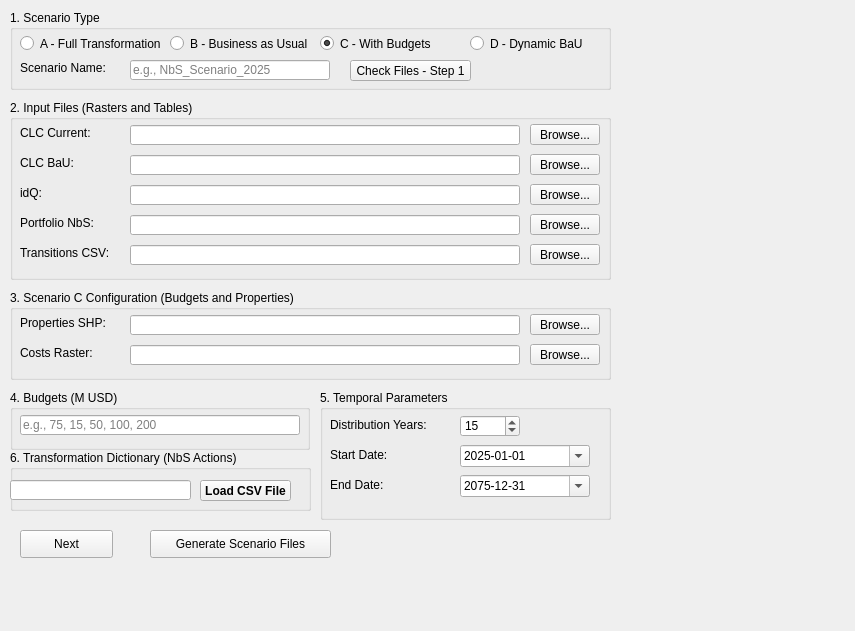
            <widget class="QWidget" name="page_dynamic_generation">
             <property name="geometry">
              <rect>
               <x>0</x>
               <y>0</y>
               <width>855</width>
               <height>631</height>
              </rect>
             </property>
             <attribute name="label">
              <string>Option - 2A Dynamic Scenario - Generation</string>
             </attribute>
             <widget class="QGroupBox" name="groupBox_scenario_type">
              <property name="geometry">
               <rect>
                <x>10</x>
                <y>10</y>
                <width>601</width>
                <height>80</height>
               </rect>
              </property>
              <property name="title">
               <string>1. Scenario Type</string>
              </property>
              <widget class="QRadioButton" name="radioButton_scenario_A">
               <property name="geometry">
                <rect>
                 <x>10</x>
                 <y>25</y>
                 <width>140</width>
                 <height>17</height>
                </rect>
               </property>
               <property name="text">
                <string>A - Full Transformation</string>
               </property>
              </widget>
              <widget class="QRadioButton" name="radioButton_scenario_B">
               <property name="geometry">
                <rect>
                 <x>160</x>
                 <y>25</y>
                 <width>140</width>
                 <height>17</height>
                </rect>
               </property>
               <property name="text">
                <string>B - Business as Usual</string>
               </property>
              </widget>
              <widget class="QRadioButton" name="radioButton_scenario_C">
               <property name="enabled">
                <bool>true</bool>
               </property>
               <property name="geometry">
                <rect>
                 <x>310</x>
                 <y>25</y>
                 <width>140</width>
                 <height>17</height>
                </rect>
               </property>
               <property name="text">
                <string>C - With Budgets</string>
               </property>
               <property name="checked">
                <bool>true</bool>
               </property>
              </widget>
              <widget class="QRadioButton" name="radioButton_scenario_D">
               <property name="geometry">
                <rect>
                 <x>460</x>
                 <y>25</y>
                 <width>130</width>
                 <height>17</height>
                </rect>
               </property>
               <property name="text">
                <string>D - Dynamic BaU</string>
               </property>
              </widget>
              <widget class="QLabel" name="label_scenario_name">
               <property name="geometry">
                <rect>
                 <x>10</x>
                 <y>50</y>
                 <width>100</width>
                 <height>16</height>
                </rect>
               </property>
               <property name="text">
                <string>Scenario Name:</string>
               </property>
              </widget>
              <widget class="QLineEdit" name="lineEdit_scenario_name">
               <property name="geometry">
                <rect>
                 <x>120</x>
                 <y>50</y>
                 <width>200</width>
                 <height>20</height>
                </rect>
               </property>
               <property name="placeholderText">
                <string>e.g., NbS_Scenario_2025</string>
               </property>
              </widget>
              <widget class="QPushButton" name="Check_Files_1">
               <property name="geometry">
                <rect>
                 <x>340</x>
                 <y>50</y>
                 <width>121</width>
                 <height>21</height>
                </rect>
               </property>
               <property name="text">
                <string>Check Files - Step 1</string>
               </property>
              </widget>
             </widget>
             <widget class="QGroupBox" name="groupBox_input_files">
              <property name="geometry">
               <rect>
                <x>10</x>
                <y>100</y>
                <width>601</width>
                <height>180</height>
               </rect>
              </property>
              <property name="title">
               <string>2. Input Files (Rasters and Tables)</string>
              </property>
              <widget class="QLabel" name="label_clc">
               <property name="geometry">
                <rect>
                 <x>10</x>
                 <y>25</y>
                 <width>100</width>
                 <height>16</height>
                </rect>
               </property>
               <property name="text">
                <string>CLC Current:</string>
               </property>
              </widget>
              <widget class="QLineEdit" name="lineEdit_path_clc">
               <property name="geometry">
                <rect>
                 <x>120</x>
                 <y>25</y>
                 <width>390</width>
                 <height>20</height>
                </rect>
               </property>
              </widget>
              <widget class="QPushButton" name="pushButton_browse_clc">
               <property name="geometry">
                <rect>
                 <x>520</x>
                 <y>24</y>
                 <width>70</width>
                 <height>21</height>
                </rect>
               </property>
               <property name="text">
                <string>Browse...</string>
               </property>
              </widget>
              <widget class="QLabel" name="label_bau">
               <property name="geometry">
                <rect>
                 <x>10</x>
                 <y>55</y>
                 <width>100</width>
                 <height>16</height>
                </rect>
               </property>
               <property name="text">
                <string>CLC BaU:</string>
               </property>
              </widget>
              <widget class="QLineEdit" name="lineEdit_path_bau">
               <property name="geometry">
                <rect>
                 <x>120</x>
                 <y>55</y>
                 <width>390</width>
                 <height>20</height>
                </rect>
               </property>
              </widget>
              <widget class="QPushButton" name="pushButton_browse_bau">
               <property name="geometry">
                <rect>
                 <x>520</x>
                 <y>54</y>
                 <width>70</width>
                 <height>21</height>
                </rect>
               </property>
               <property name="text">
                <string>Browse...</string>
               </property>
              </widget>
              <widget class="QLabel" name="label_idq">
               <property name="geometry">
                <rect>
                 <x>10</x>
                 <y>85</y>
                 <width>100</width>
                 <height>16</height>
                </rect>
               </property>
               <property name="text">
                <string>idQ:</string>
               </property>
              </widget>
              <widget class="QLineEdit" name="lineEdit_path_idq">
               <property name="geometry">
                <rect>
                 <x>120</x>
                 <y>85</y>
                 <width>390</width>
                 <height>20</height>
                </rect>
               </property>
              </widget>
              <widget class="QPushButton" name="pushButton_browse_idq">
               <property name="geometry">
                <rect>
                 <x>520</x>
                 <y>84</y>
                 <width>70</width>
                 <height>21</height>
                </rect>
               </property>
               <property name="text">
                <string>Browse...</string>
               </property>
              </widget>
              <widget class="QLabel" name="label_portfolio">
               <property name="geometry">
                <rect>
                 <x>10</x>
                 <y>115</y>
                 <width>100</width>
                 <height>16</height>
                </rect>
               </property>
               <property name="text">
                <string>Portfolio NbS:</string>
               </property>
              </widget>
              <widget class="QLineEdit" name="lineEdit_path_portfolio">
               <property name="geometry">
                <rect>
                 <x>120</x>
                 <y>115</y>
                 <width>390</width>
                 <height>20</height>
                </rect>
               </property>
              </widget>
              <widget class="QPushButton" name="pushButton_browse_portfolio">
               <property name="geometry">
                <rect>
                 <x>520</x>
                 <y>114</y>
                 <width>70</width>
                 <height>21</height>
                </rect>
               </property>
               <property name="text">
                <string>Browse...</string>
               </property>
              </widget>
              <widget class="QLabel" name="label_transitions">
               <property name="geometry">
                <rect>
                 <x>10</x>
                 <y>145</y>
                 <width>100</width>
                 <height>16</height>
                </rect>
               </property>
               <property name="text">
                <string>Transitions CSV:</string>
               </property>
              </widget>
              <widget class="QLineEdit" name="lineEdit_path_transitions">
               <property name="geometry">
                <rect>
                 <x>120</x>
                 <y>145</y>
                 <width>390</width>
                 <height>20</height>
                </rect>
               </property>
              </widget>
              <widget class="QPushButton" name="pushButton_browse_transitions">
               <property name="geometry">
                <rect>
                 <x>520</x>
                 <y>144</y>
                 <width>70</width>
                 <height>21</height>
                </rect>
               </property>
               <property name="text">
                <string>Browse...</string>
               </property>
              </widget>
             </widget>
             <widget class="QGroupBox" name="groupBox_scenario_c">
              <property name="enabled">
               <bool>true</bool>
              </property>
              <property name="geometry">
               <rect>
                <x>10</x>
                <y>290</y>
                <width>601</width>
                <height>90</height>
               </rect>
              </property>
              <property name="title">
               <string>3. Scenario C Configuration (Budgets and Properties)</string>
              </property>
              <widget class="QLabel" name="label_shapefile">
               <property name="geometry">
                <rect>
                 <x>10</x>
                 <y>25</y>
                 <width>100</width>
                 <height>16</height>
                </rect>
               </property>
               <property name="text">
                <string>Properties SHP:</string>
               </property>
              </widget>
              <widget class="QLineEdit" name="lineEdit_path_shapefile">
               <property name="geometry">
                <rect>
                 <x>120</x>
                 <y>25</y>
                 <width>390</width>
                 <height>20</height>
                </rect>
               </property>
              </widget>
              <widget class="QPushButton" name="pushButton_browse_shapefile">
               <property name="geometry">
                <rect>
                 <x>520</x>
                 <y>24</y>
                 <width>70</width>
                 <height>21</height>
                </rect>
               </property>
               <property name="text">
                <string>Browse...</string>
               </property>
              </widget>
              <widget class="QLabel" name="label_costs">
               <property name="geometry">
                <rect>
                 <x>10</x>
                 <y>55</y>
                 <width>100</width>
                 <height>16</height>
                </rect>
               </property>
               <property name="text">
                <string>Costs Raster:</string>
               </property>
              </widget>
              <widget class="QLineEdit" name="lineEdit_path_costs">
               <property name="geometry">
                <rect>
                 <x>120</x>
                 <y>55</y>
                 <width>390</width>
                 <height>20</height>
                </rect>
               </property>
              </widget>
              <widget class="QPushButton" name="pushButton_browse_costs">
               <property name="geometry">
                <rect>
                 <x>520</x>
                 <y>54</y>
                 <width>70</width>
                 <height>21</height>
                </rect>
               </property>
               <property name="text">
                <string>Browse...</string>
               </property>
              </widget>
             </widget>
             <widget class="QGroupBox" name="groupBox_budgets">
              <property name="geometry">
               <rect>
                <x>10</x>
                <y>390</y>
                <width>300</width>
                <height>60</height>
               </rect>
              </property>
              <property name="title">
               <string>4. Budgets (M USD)</string>
              </property>
              <widget class="QLineEdit" name="lineEdit_budgets">
               <property name="geometry">
                <rect>
                 <x>10</x>
                 <y>25</y>
                 <width>280</width>
                 <height>20</height>
                </rect>
               </property>
               <property name="placeholderText">
                <string>e.g., 75, 15, 50, 100, 200</string>
               </property>
              </widget>
             </widget>
             <widget class="QGroupBox" name="groupBox_temporal">
              <property name="geometry">
               <rect>
                <x>320</x>
                <y>390</y>
                <width>291</width>
                <height>130</height>
               </rect>
              </property>
              <property name="title">
               <string>5. Temporal Parameters</string>
              </property>
              <widget class="QLabel" name="label_distrib_years">
               <property name="geometry">
                <rect>
                 <x>10</x>
                 <y>27</y>
                 <width>120</width>
                 <height>16</height>
                </rect>
               </property>
               <property name="text">
                <string>Distribution Years:</string>
               </property>
              </widget>
              <widget class="QSpinBox" name="spinBox_distrib_years">
               <property name="geometry">
                <rect>
                 <x>140</x>
                 <y>25</y>
                 <width>60</width>
                 <height>22</height>
                </rect>
               </property>
               <property name="minimum">
                <number>1</number>
               </property>
               <property name="maximum">
                <number>100</number>
               </property>
               <property name="value">
                <number>15</number>
               </property>
              </widget>
              <widget class="QLabel" name="label_fecha_inicio">
               <property name="geometry">
                <rect>
                 <x>10</x>
                 <y>57</y>
                 <width>120</width>
                 <height>16</height>
                </rect>
               </property>
               <property name="text">
                <string>Start Date:</string>
               </property>
              </widget>
              <widget class="QDateEdit" name="dateEdit_fecha_inicio">
               <property name="geometry">
                <rect>
                 <x>140</x>
                 <y>55</y>
                 <width>130</width>
                 <height>22</height>
                </rect>
               </property>
               <property name="displayFormat">
                <string>yyyy-MM-dd</string>
               </property>
               <property name="calendarPopup">
                <bool>true</bool>
               </property>
               <property name="date">
                <date>
                 <year>2025</year>
                 <month>1</month>
                 <day>1</day>
                </date>
               </property>
              </widget>
              <widget class="QLabel" name="label_fecha_fin">
               <property name="geometry">
                <rect>
                 <x>10</x>
                 <y>87</y>
                 <width>120</width>
                 <height>16</height>
                </rect>
               </property>
               <property name="text">
                <string>End Date:</string>
               </property>
              </widget>
              <widget class="QDateEdit" name="dateEdit_fecha_fin">
               <property name="geometry">
                <rect>
                 <x>140</x>
                 <y>85</y>
                 <width>130</width>
                 <height>22</height>
                </rect>
               </property>
               <property name="displayFormat">
                <string>yyyy-MM-dd</string>
               </property>
               <property name="calendarPopup">
                <bool>true</bool>
               </property>
               <property name="date">
                <date>
                 <year>2075</year>
                 <month>12</month>
                 <day>31</day>
                </date>
               </property>
              </widget>
             </widget>
             <widget class="QGroupBox" name="groupBox_transformation">
              <property name="geometry">
               <rect>
                <x>10</x>
                <y>450</y>
                <width>301</width>
                <height>61</height>
               </rect>
              </property>
              <property name="title">
               <string>6. Transformation Dictionary (NbS Actions)</string>
              </property>
              <widget class="QPushButton" name="pushButton_load_transformation_csv">
               <property name="geometry">
                <rect>
                 <x>190</x>
                 <y>30</y>
                 <width>91</width>
                 <height>21</height>
                </rect>
               </property>
               <property name="font">
                <font>
                 <pointsize>9</pointsize>
                 <weight>75</weight>
                 <bold>true</bold>
                </font>
               </property>
               <property name="text">
                <string>Load CSV File</string>
               </property>
              </widget>
              <widget class="QLineEdit" name="lineEdit_path_dictionary">
               <property name="geometry">
                <rect>
                 <x>0</x>
                 <y>30</y>
                 <width>181</width>
                 <height>20</height>
                </rect>
               </property>
              </widget>
             </widget>
             <widget class="QPushButton" name="Generate_Dynamic_Scenario">
              <property name="geometry">
               <rect>
                <x>150</x>
                <y>530</y>
                <width>181</width>
                <height>28</height>
               </rect>
              </property>
              <property name="text">
               <string>Generate Scenario Files</string>
              </property>
             </widget>
             <widget class="QTextEdit" name="textEdit_log_gen">
              <property name="geometry">
               <rect>
                <x>10</x>
                <y>680</y>
                <width>601</width>
                <height>180</height>
               </rect>
              </property>
              <property name="readOnly">
               <bool>true</bool>
              </property>
             </widget>
             <widget class="QPushButton" name="Button_Step_s4">
              <property name="geometry">
               <rect>
                <x>20</x>
                <y>530</y>
                <width>93</width>
                <height>28</height>
               </rect>
              </property>
              <property name="text">
               <string>Next</string>
              </property>
             </widget>
            </widget>
